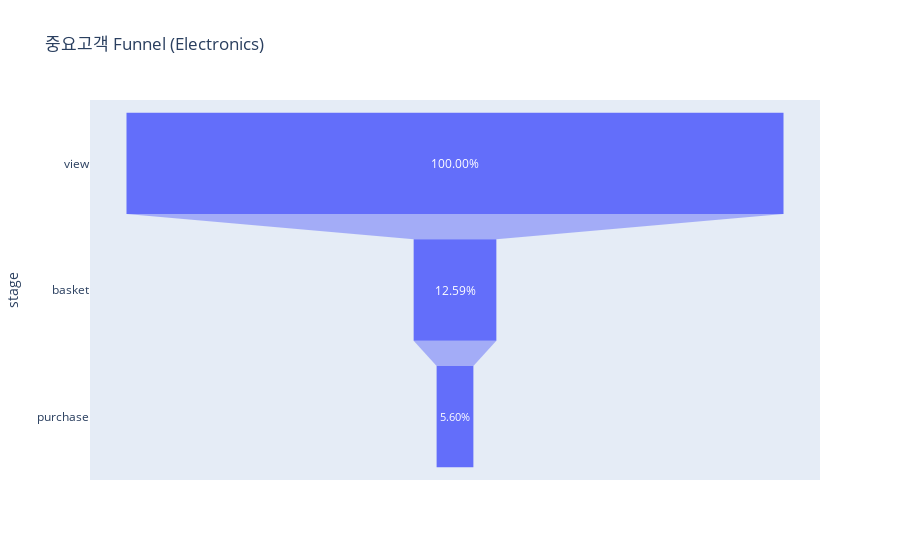

Write notebook code for a chart like this one.
### Code cell
data = dict(
    number=[12688,1597,710],
    stage=['view','basket','purchase'],
    rate=[1,0.12586696090794453,0.055958385876418666]
)
fig = px.funnel(data, x='rate', y='stage', title='중요고객 Funnel (Electronics)')
fig.update_traces(texttemplate="%{value:,.2%}")
fig.show()

### Figure 1 — Plotly figure (JSON) as saved in the notebook; plotly's stock layout.template omitted (floating-point values rounded to 4 significant figures)
{"data": [{"hovertemplate": "rate=%{x}<br>stage=%{y}<extra></extra>", "legendgroup": "", "marker": {"color": "#636efa"}, "name": "", "orientation": "h", "showlegend": false, "texttemplate": "%{value:,.2%}", "type": "funnel", "x": [1, 0.1259, 0.05596], "xaxis": "x", "y": ["view", "basket", "purchase"], "yaxis": "y"}], "layout": {"legend": {"tracegroupgap": 0}, "title": {"text": "중요고객 Funnel (Electronics)"}, "xaxis": {"anchor": "y", "domain": [0, 1], "title": {"text": "rate"}}, "yaxis": {"anchor": "x", "domain": [0, 1], "title": {"text": "stage"}}}}
